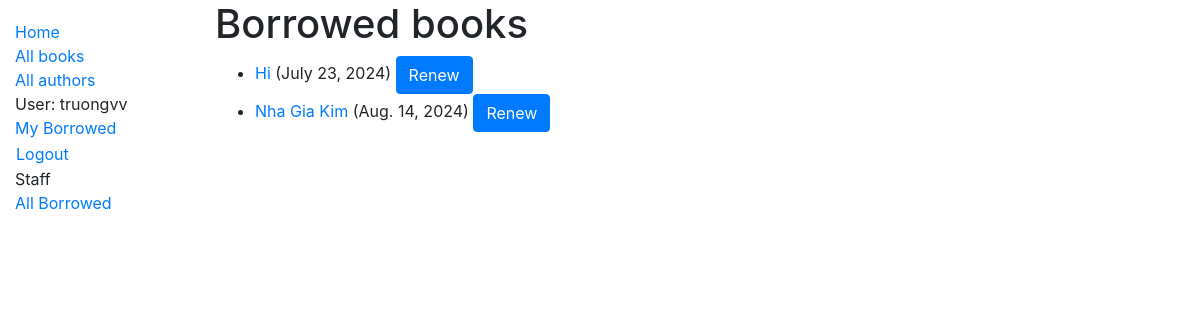
Page /catalog/staffbooks/ (signed in) on the committed database.
### catalog/models.py (models this page shows, shortened)
class BookInstance(models.Model):
    id = models.UUIDField(
        primary_key=True,
        default=uuid.uuid4,
        help_text=_("Unique ID for this particular book across the whole library"),
    )
    book = models.ForeignKey(
        "Book",
        on_delete=models.RESTRICT,
        help_text=_("Select the book for this instance"),
    )
    imprint = models.CharField(
        max_length=200,
        help_text=_(
            "Enter the imprint information (e.g., publisher, publication date)"
        ),
    )
    due_back = models.DateField(
        null=True,
        blank=True,
        help_text=_("Enter the date when the book is due to be returned"),
    )
    status = models.CharField(
        max_length=1,
        choices=LoanStatus.choices(),
        blank=True,
        default="m",
        help_text=_("Select the current status of the book"),
    )
    borrower = models.ForeignKey(User, on_delete=models.SET_NULL, null=True, blank=True)
    class Meta:
        ordering = ["due_back"]

class Book(models.Model):
    title = models.CharField(max_length=200, help_text=_("Enter the title of the book"))
    author = models.ForeignKey(
        "Author",
        on_delete=models.SET_NULL,
        null=True,
        help_text=_("Select the author of the book"),
    )
    summary = models.TextField(
        max_length=1000, help_text=_("Enter a brief description of the book")
    )
    isbn = models.CharField(
        "ISBN",
        max_length=13,
        unique=True,
        help_text=_(
            'Enter the 13-character ISBN number of the book. See <a href="https://www.isbn-international.org/content/what-isbn">ISBN information</a> for more details.'
        ),
    )
    genre = models.ManyToManyField(
        Genre, help_text=_("Select one or more genres for this book")
    )
    def display_genre(self):
        return ", ".join(genre.name for genre in self.genre.all()[:3])
    display_genre.short_description = _("Genre")

### catalog/views.py (the view)
# urls.py: path("staffbooks/", views.LoanedBooksByStaffListView.as_view(), name="staff-borrowed"),
class LoanedBooksByStaffListView(LoginRequiredMixin, generic.ListView):
    model = BookInstance
    paginate_by = ITEMS_PER_PAGE_LOANBOOKS
    template_name = "catalog/bookinstance_list_borrowed_user.html"
    context_object_name = "bookinstance_list"
    def get_queryset(self) -> QuerySet[Any]:
        return (
            super()
            .get_queryset()
            .filter(status__exact= LoanStatus.ON_LOAN.value)
            .order_by("due_back")
        )

### catalog/templates/catalog/bookinstance_list_borrowed_user.html (shortened to what this page needs)
{% extends "base_generic.html" %}
{% load i18n %}
{% block content %}
<h1>{% trans "Borrowed books"%}</h1>
{% if bookinstance_list %}
<ul>
  {% for bookinst in bookinstance_list %}
  <li class="{% if bookinst.is_overdue %}text-danger{% endif %}">
    <a href="{% url 'book-detail' bookinst.book.pk %}">{{bookinst.book.title}}</a>
    ({{ bookinst.due_back }})
    <form action="{% url 'renew-book-librarian' bookinst.id %}" method="post" style="display:inline;">
      <button type="submit" class="btn btn-primary">{% trans "Renew"%}</button>
    </form>
  </li>
  {% endfor %}
</ul>
{% else %}
<p>{% trans "There are no books borrowed."%}</p>
{% endif %}
{% endblock %}

### catalog/templates/base_generic.html (shortened to what this page needs)
<!DOCTYPE html>
<html lang="en">
  <head>
    {% load i18n %}
    <link
      rel="stylesheet"
    />
    {% load static %}
    <link rel="stylesheet" href="{% static 'css/styles.css' %}" />
  </head>
  <body>
    <div class="container-fluid">
      <div class="row">
        <div class="col-sm-2">
          {% block sidebar %}
          <ul class="sidebar-nav">
            <li><a href="{% url 'index' %}">{% trans "Home" %}</a></li>
            <li><a href="{% url 'books' %}">{% trans "All books" %}</a></li>
            <li><a href="{% url 'authors' %}">{% trans "All authors" %}</a></li>
            {% if user.is_authenticated %}
              <li>{% trans "User:"%} {{ user.get_username }}</li>
              <li><a href="{% url 'my-borrowed' %}">{% trans "My Borrowed"%}</a></li>
              <li>
                <form method="post" action="{% url 'logout' %}">
                  <button type="submit" class="btn btn-link" style="padding: 0;">{% trans "Logout"%}</button>
                </form>
              </li>
            {% if user.is_staff %}
            <li>{% trans "Staff"%}</li>
            <li><a href="{% url 'staff-borrowed' %}">{% trans "All Borrowed"%}</a></li>
            {% endif %}
            {% else %}
              <li><a href="{% url 'login'%}?next={{request.path}}">{% trans "Login"%}</a></li>
            {% endif %}
          </ul>
          {% endblock %}
        </div>
        <div class="col-sm-10">
          {% block content %} {% endblock %}
        </div>
      </div>
    </div>
  </body>
</html>

### rows in the picture
BookInstance: book "Hi", due_back "July 23, 2024"
BookInstance: book "Nha Gia Kim", due_back "Aug. 14, 2024"

### other values in the picture
{{ user.get_username }} "truongvv"
